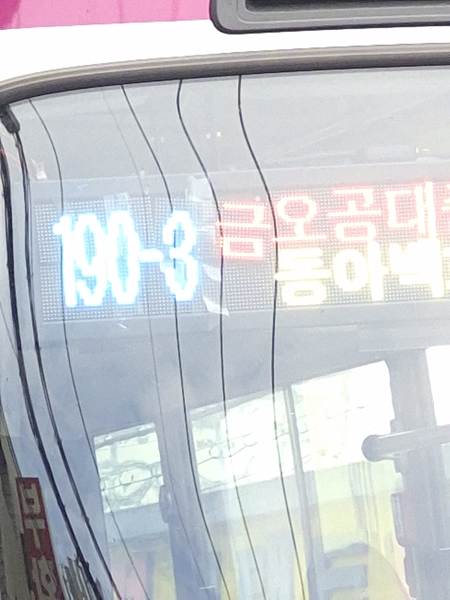
#> input picture img/20260607_174237.png, 450 x 600 px, found by its file name
$ python histogram_normalize.py
#> lines starting #> are read from the running program, lines starting #| are printed output that depends on the picture
import cv2
import numpy as np
import matplotlib.pylab as plt

img = cv2.imread('img\\20260607_174237.png', cv2.IMREAD_GRAYSCALE)
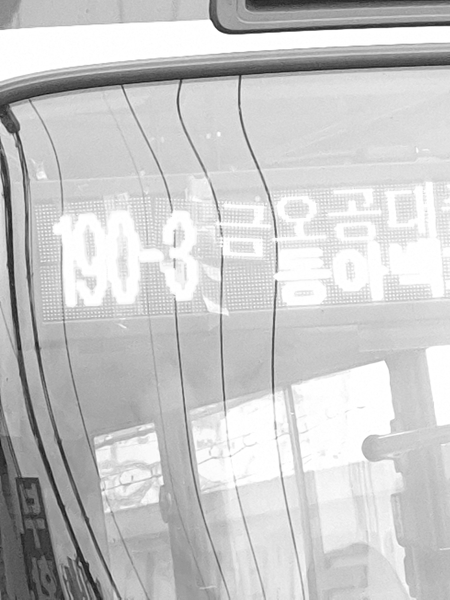
#> img: shape (600, 450); min 21, max 255, mean 201.5

img_norm = cv2.normalize(img, None, 30, 150, cv2.NORM_MINMAX)
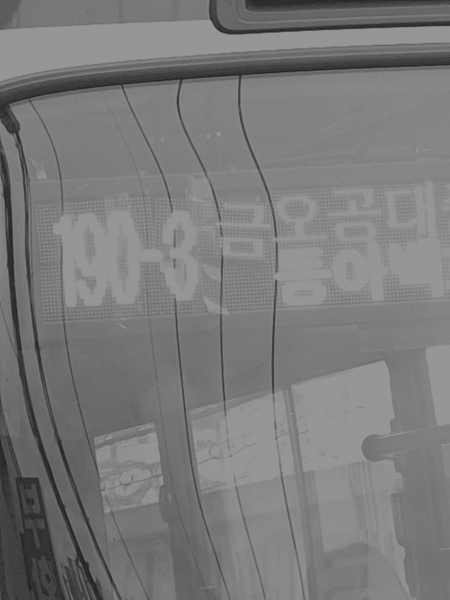
#> img_norm: shape (600, 450); min 30, max 150, mean 122.6
cv2.imshow('cv2.normalize()', img_norm)
cv2.waitKey()
cv2.destroyAllWindows()
